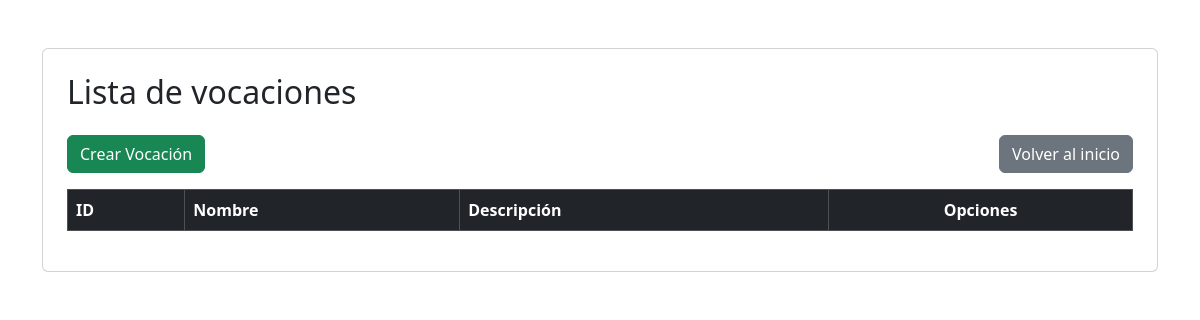
The page /PuellaSchool/views/vocation/vocationIndex.php (signed in) on the database as committed earlier.
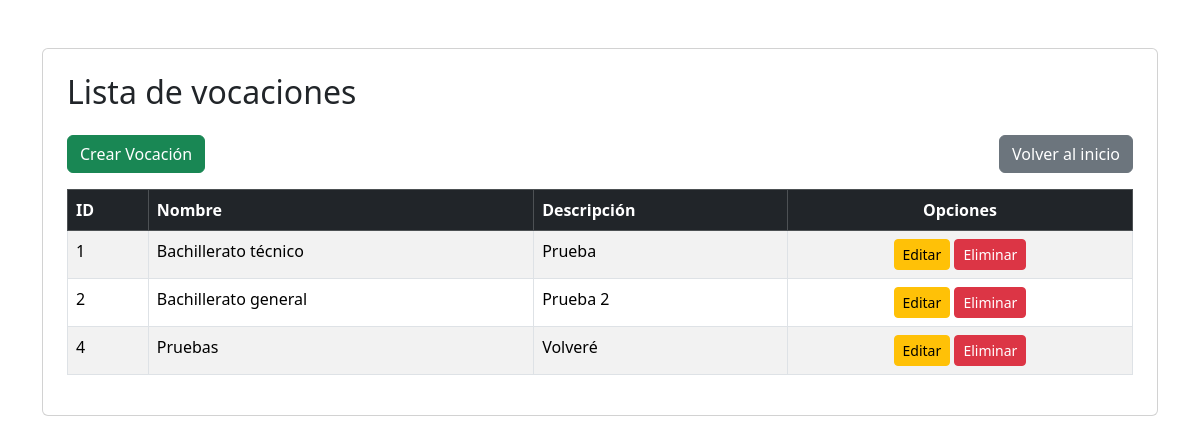
The same page on the database as committed later.
### tables this page shows
CREATE TABLE `tbl_vocation` (
  `VocationID` int NOT NULL AUTO_INCREMENT,
  `vocationName` varchar(100) NOT NULL,
  `vocationInfo` varchar(255) NOT NULL,
  PRIMARY KEY (`VocationID`)
);

### PuellaSchool/controllers/vocationController.php (called while the page is built, shortened)
<?php
    require_once(dirname(__FILE__) . "/../conf/database.php");
    require_once(dirname(__FILE__) . "/../models/vocationModel.php");
    class VocationController{
        private $vocation;
        public function __construct()
        {
            $database = new Database();
            $this->db = $database->getConnection();
            $this->vocation = new VocationModel($this->db);
        }
        public function index()
        {
            $result = $this->vocation->getVocations();
            $vocations = $result->fetchAll(PDO::FETCH_ASSOC);
            include(dirname(__FILE__) . '/../views/vocation/vocationList.php');
        }
    }

### PuellaSchool/conf/database.php (called while the page is built, shortened)
<?php
    class Database{
        private $host = "localhost";
        private $database = "PuellaSchoolDB";
        private $user = "root";
        private $password = "1234";
        public function getConnection(){
            $this->conn = null;
            try{
                $this->conn = new PDO("mysql:host=".$this->host.";dbname=".$this->database, $this->user, $this->password);
                $this->conn->exec("set names utf8");
            }catch(PDOException $ex){
                echo"Connection error: ".$ex->getMessage();
                die();
            }
            return $this->conn;
        }
    }
?>

### PuellaSchool/models/vocationModel.php (called while the page is built, shortened)
<?php
    class VocationModel{
        private $conn;
        public function __construct($db)
        {
            $this->conn = $db;
        }
        public function getVocations()
        {
            $query = "CALL sp_SelectVocations();";
            $result = $this->conn->prepare($query);
            $result->execute();
            return $result;
        }
    }
?>

### PuellaSchool/views/vocation/vocationList.php (the view, shortened to what this page needs)
<!DOCTYPE html>
<html lang="en">
<head>
    <link href="https://cdn.jsdelivr.net/npm/bootstrap@5.3.3/dist/css/bootstrap.min.css" rel="stylesheet">
</head>
<body>
    <div class="container">
        <div class="card mt-5 p-4">
            <h2 class="mb-4">Lista de vocaciones</h2>
            <div class="d-flex justify-content-between mb-3">
                <a href="./vocationIndex.php?action=create" class="btn btn-success">Crear Vocación</a>
                <a href="../dist/pages/index.php" class="btn btn-secondary">Volver al inicio</a>
            </div>
            <div class="table-responsive">
                <table class="table table-striped table-bordered">
                    <thead class="table-dark">
                        <tr>
                            <th scope="col">ID</th>
                            <th scope="col">Nombre</th>
                            <th scope="col">Descripción</th>
                            <th scope="col" class="text-center">Opciones</th>
                        </tr>
                    </thead>
                    <tbody>
                        <?php foreach ($vocations as $vocation) : ?>
                            <tr>
                                <td><?= htmlspecialchars($vocation['VocationID']); ?></td>
                                <td><?= htmlspecialchars($vocation['vocationName']); ?></td>
                                <td><?= htmlspecialchars($vocation['vocationInfo']); ?></td>
                                <td class="text-center">
                                    <a href="vocationIndex.php?action=edit&id=<?= $vocation['VocationID'] ?>" class="btn btn-warning btn-sm">Editar</a>
                                    <a href="vocationIndex.php?action=delete&id=<?= $vocation['VocationID'] ?>" class="btn btn-danger btn-sm">Eliminar</a>
                                </td>
                            </tr>
                        <?php endforeach; ?>
                    </tbody>
                </table>
            </div>
        </div>
    </div>
</body>
</html>

Rows that differ between the two databases and show on the page:
added tbl_vocation: VocationID "1", vocationName "Bachillerato técnico", vocationInfo "Prueba"
added tbl_vocation: VocationID "2", vocationName "Bachillerato general", vocationInfo "Prueba 2"
added tbl_vocation: VocationID "4", vocationName "Pruebas", vocationInfo "Volveré"
